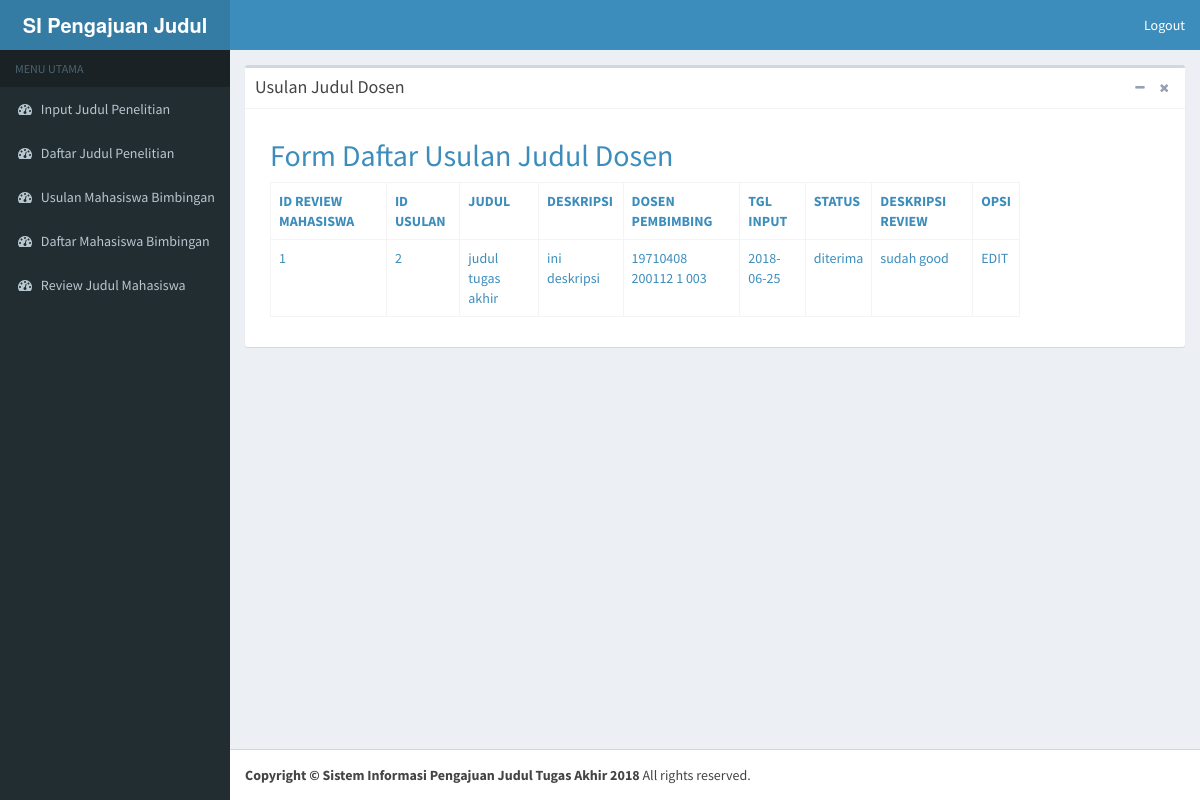
Before: /index.php/reviewer/reviewjudul with the older database file.
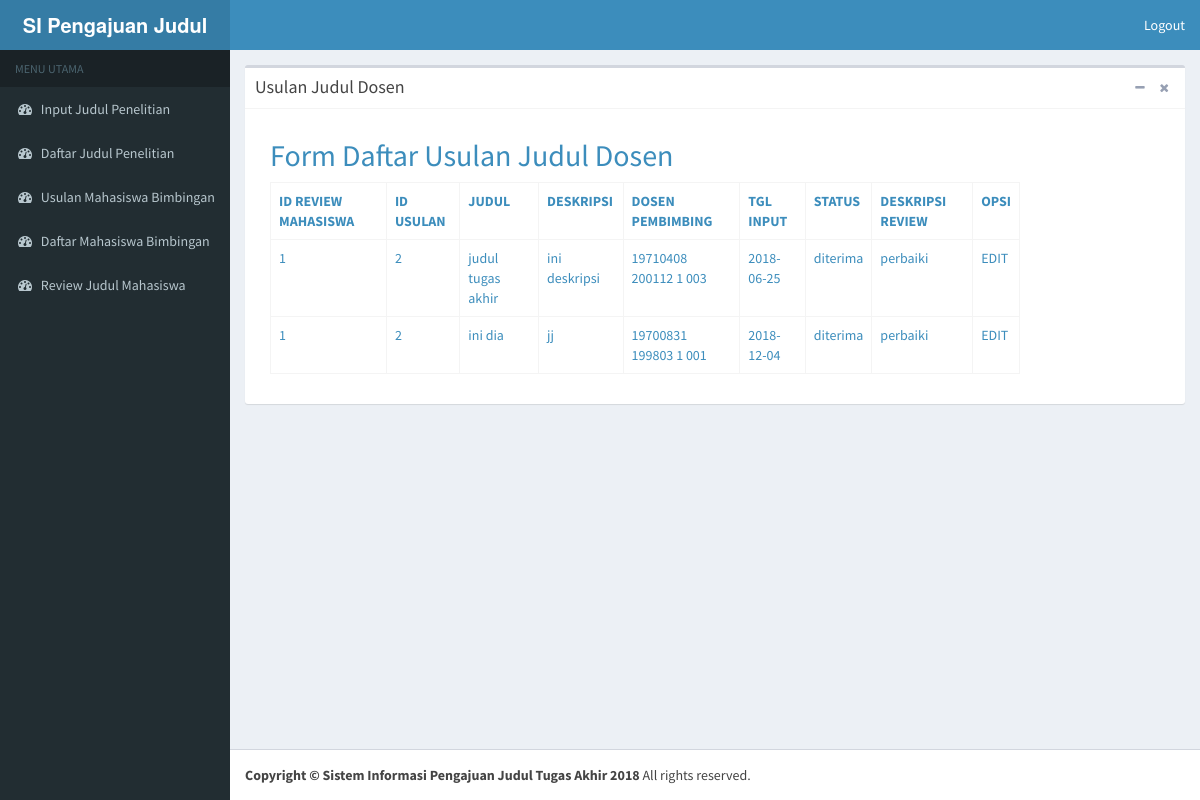
After: the same page with the newer database file.
### tables this page shows
CREATE TABLE `review_ta` (
  `id_review_mhs` int(11) NOT NULL,
  `id_usulan` int(11) NOT NULL,
  `nip` varchar(30) NOT NULL,
  `status` char(50) NOT NULL,
  `deskripsi_review` char(50) NOT NULL
);

CREATE TABLE `usulan_ta_mhs` (
  `id_usulan` int(11) NOT NULL,
  `nim` varchar(9) NOT NULL,
  `prodi` char(3) NOT NULL,
  `golongan` varchar(1) NOT NULL,
  `judul` varchar(100) NOT NULL,
  `pengerjaan` varchar(10) NOT NULL,
  `deskripsi` text NOT NULL,
  `dosen_pembimbing` varchar(30) NOT NULL,
  `tgl_input` date NOT NULL,
  `judul_dosen` varchar(30) NOT NULL,
  `status_pilih` varchar(10) NOT NULL
);

### application/controllers/Reviewer.php (called while the page is built, shortened)
<?php
class Reviewer extends CI_Controller {
	function __construct(){
		$this->load->helper(array('url'));
		$this->load->model('Reviewer_model');
		$this->load->model('Pengajuan_Model');
	}
public function reviewjudul(){
			$data = array(
			'uniqid'=>'reviewjudul',
			);
			$this->load->view("reviewer/header");
			$this->load->model("Reviewer_model");
			$id_review_mhs=$this->session->userdata('$id_review_mhs');
			$data['review'] = $this->Reviewer_model->list_review($id_review_mhs);
			$this->load->view('reviewer/reviewjudul',$data);
			$this->load->view("reviewer/footer");
	}
 }

### index.php (called while the page is built, shortened)
<?php
require_once BASEPATH.'core/CodeIgniter.php';

### application/models/Reviewer_model.php (called while the page is built, shortened)
<?php
class Reviewer_model extends CI_Model{
    function list_review($id_review_mhs){
    	$w=$this->db->query("select review_ta.id_review_mhs,review_ta.id_usulan,usulan_ta_mhs.judul,usulan_ta_mhs.deskripsi,usulan_ta_mhs.dosen_pembimbing,usulan_ta_mhs.tgl_input,review_ta.status,review_ta.deskripsi_review from review_ta, usulan_ta_mhs");
        return $w->result();
    }
}

### application/views/reviewer/reviewjudul.php (the view)
<div class="content-wrapper">
  <section class="content">
    <div class="box">
      <div class="box-header with-border">
        <h3 class="box-title">Usulan Judul Dosen</h3>
        <div class="box-tools pull-right">
          <button type="button" class="btn btn-box-tool" data-widget="collapse" data-toggle="tooltip" title="Collapse">
            <i class="fa fa-minus"></i></button>
          <button type="button" class="btn btn-box-tool" data-widget="remove" data-toggle="tooltip" title="Remove">
            <i class="fa fa-times"></i></button>
        </div>
      </div>
      <div class="box-body">
      <section id="about">
    <div class="container">
      <div class="row">
        <div class="col-lg-8 mx-auto">
          <form action="<?php echo base_url('reviewer/reviewjudul') ?>" method="post">
            <div class="card">
            <div class="card-header">
              <h2>Form Daftar Usulan Judul Dosen
            </div>
            <div class="card-body p-4" align="center">
            <table class="table table-bordered "  style="background-color:white; width: 100%;">
              <tr>
                <th>ID REVIEW MAHASISWA</th>
      <th>ID USULAN</th>
      <th>JUDUL</th>
      <th>DESKRIPSI</th>
      <th>DOSEN PEMBIMBING</th>
      <th>TGL INPUT</th>
      <th>STATUS</th>
      <th>DESKRIPSI REVIEW</th>
      <th>OPSI</th>
              </tr>
               <?php
  foreach ($review as $b){
      echo "<tr>
          <td>$b->id_review_mhs</td>
          <td>$b->id_usulan</td>
          <td>$b->judul</td>
          <td>$b->deskripsi</td>
          <td>$b->dosen_pembimbing</td>
          <td>$b->tgl_input</td>
          <td>$b->status</td>
          <td>$b->deskripsi_review</td>
          <td>".anchor('reviewer/edit/'.$b->id_review_mhs,'EDIT')."</td>
          </tr>";
  }
  ?>
            </table>
            </div>
          </div>
        </form>
        </div>
      </div>
    </div>
  </section>
   </div>
    </div>
  </section>
</div>

Changed rows visible on the page:
now on one of the page's lists (row edited): review_ta: id_review_mhs "1", id_usulan "2", id_usulan.judul "ini dia", id_usulan.deskripsi "jj", id_usulan.dosen_pembimbing "19700831 199803 1 001", id_usulan.tgl_input "2018-12-04", status "diterima", deskripsi_review "perbaiki", id_review_mhs "EDIT"
changed review_ta "diterima": deskripsi_review "sudah good" → "perbaiki"
